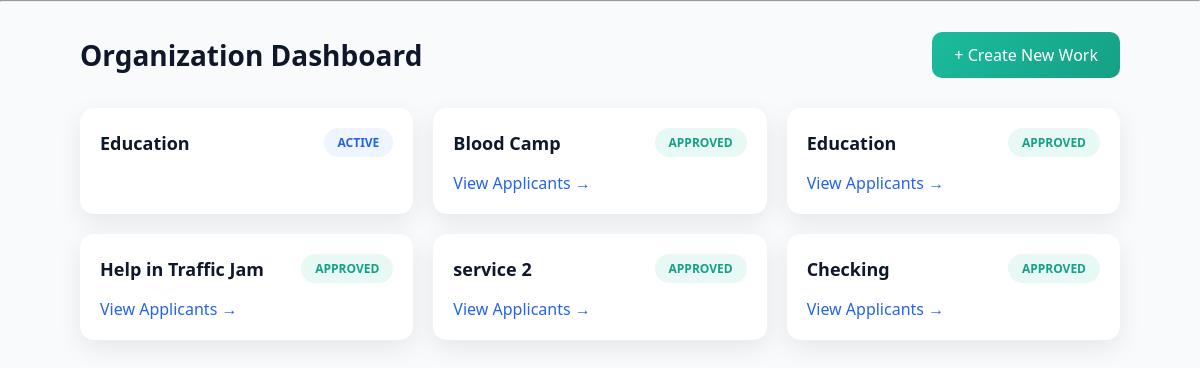
The page /organization/dashboard/ (signed in) on the database its author committed.
### app1/models.py (models this page shows, shortened)
class Service(models.Model):
    STATUS_CHOICES = (
        ('PENDING', 'Pending'),
        ('APPROVED', 'Approved'),
        ('COMPLETED', 'Completed'),
    )
    title = models.CharField(max_length=200)
    description = models.TextField()
    location = models.CharField(max_length=100)
    date = models.DateField()
    required_volunteers = models.IntegerField()
    organization = models.ForeignKey(
        Organization,
        on_delete=models.CASCADE
    )
    organization_name = models.CharField(
        max_length=200,
        blank=True
    )  # ✅ NEW FIELD (typed manually)
    status = models.CharField(
        max_length=20,
        choices=STATUS_CHOICES,
        default='PENDING'
    )
    authorization_letter = models.FileField(
        upload_to="service_letters/",
        null=True,
        blank=True
    )
    created_at = models.DateTimeField(auto_now_add=True)

### app1/views.py (the view)
# urls.py: path('organization/dashboard/', views.organization_dashboard_page, name='organization_dashboard'),
@login_required
def organization_dashboard_page(request):
    if request.user.role != "ORGANIZATION":
        return redirect("login")
    org = Organization.objects.get(user=request.user)
    services = Service.objects.filter(organization=org)
    return render(request, "organization/dashboard.html", {
        "services": services
    })

### app1/templates/organization/dashboard.html
{% extends "base.html" %}
{% load static %}
{% block content %}
<link rel="stylesheet" href="{% static 'css/organization_dashboard.css' %}">
<div class="dashboard-container">
    <div class="dashboard-header">
        <h2>Organization Dashboard</h2>
        <a href="{% url 'create_service' %}" class="btn-primary">
            + Create New Work
        </a>
    </div>
    <div class="services-grid">
        {% for s in services %}
        <div class="service-card">
            <div class="card-header">
                <h3>{{ s.title }}</h3>
                <span class="status {{ s.status|lower }}">
                    {{ s.status }}
                </span>
            </div>
            {% if s.status == "APPROVED" %}
            <a href="{% url 'org_view_applicants' s.id %}" class="view-link">
                View Applicants →
            </a>
            {% endif %}
        </div>
        {% empty %}
        <p class="empty-text">No services created yet 🚀</p>
        {% endfor %}
    </div>
</div>
{% endblock %}

### app1/static/css/style.css (style rules this page uses)
* { margin: 0; padding: 0; box-sizing: border-box; font-family: 'Segoe UI', sans-serif; }
body { height: 100vh; background: #f5f7fb; }
.dashboard-container { padding: 30px; }
.dashboard-header { display: flex; justify-content: space-between; align-items: center; }
* { margin: 0; padding: 0; box-sizing: border-box; font-family: "Segoe UI", sans-serif; }
body { background: #f8fafc; color: #0f172a; }
.btn-primary { background: #14b8a6; color: white; padding: 12px 22px; border-radius: 10px; text-decoration: none; font-weight: 600; }

### app1/static/css/organization_dashboard.css (style rules this page uses)
.dashboard-container { max-width: 1100px; margin: auto; padding: 30px; }
.dashboard-header { display: flex; justify-content: space-between; align-items: center; margin-bottom: 30px; }
.dashboard-header h2 { font-size: 28px; font-weight: 600; }
.btn-primary { background: linear-gradient(135deg, #1abc9c, #16a085); color: #fff; padding: 12px 22px; border-radius: 10px; text-decoration: none; font-weight: 500; transition: 0.3s ease; }
.services-grid { display: grid; grid-template-columns: repeat(auto-fill, minmax(280px, 1fr)); gap: 20px; }
.service-card { background: #ffffff; border-radius: 14px; padding: 20px; box-shadow: 0 8px 24px rgba(0,0,0,0.08); transition: 0.3s ease; }
.card-header { display: flex; justify-content: space-between; align-items: center; }
.card-header h3 { font-size: 18px; font-weight: 600; }
.status { padding: 6px 14px; border-radius: 50px; font-size: 12px; font-weight: 600; }
.status.approved { background: #e8f8f5; color: #16a085; }
.status.active { background: #eef5ff; color: #2563eb; }
.view-link { display: inline-block; margin-top: 15px; text-decoration: none; color: #2563eb; font-weight: 500; }

### rows shown on the page
Service: title "Education", status "ACTIVE"
Service: title "Blood Camp", status "APPROVED", shows "View Applicants →"
Service: title "Education", status "APPROVED", shows "View Applicants →"
Service: title "Help in Traffic Jam", status "APPROVED", shows "View Applicants →"
Service: title "service 2", status "APPROVED", shows "View Applicants →"
Service: title "Checking", status "APPROVED", shows "View Applicants →"
